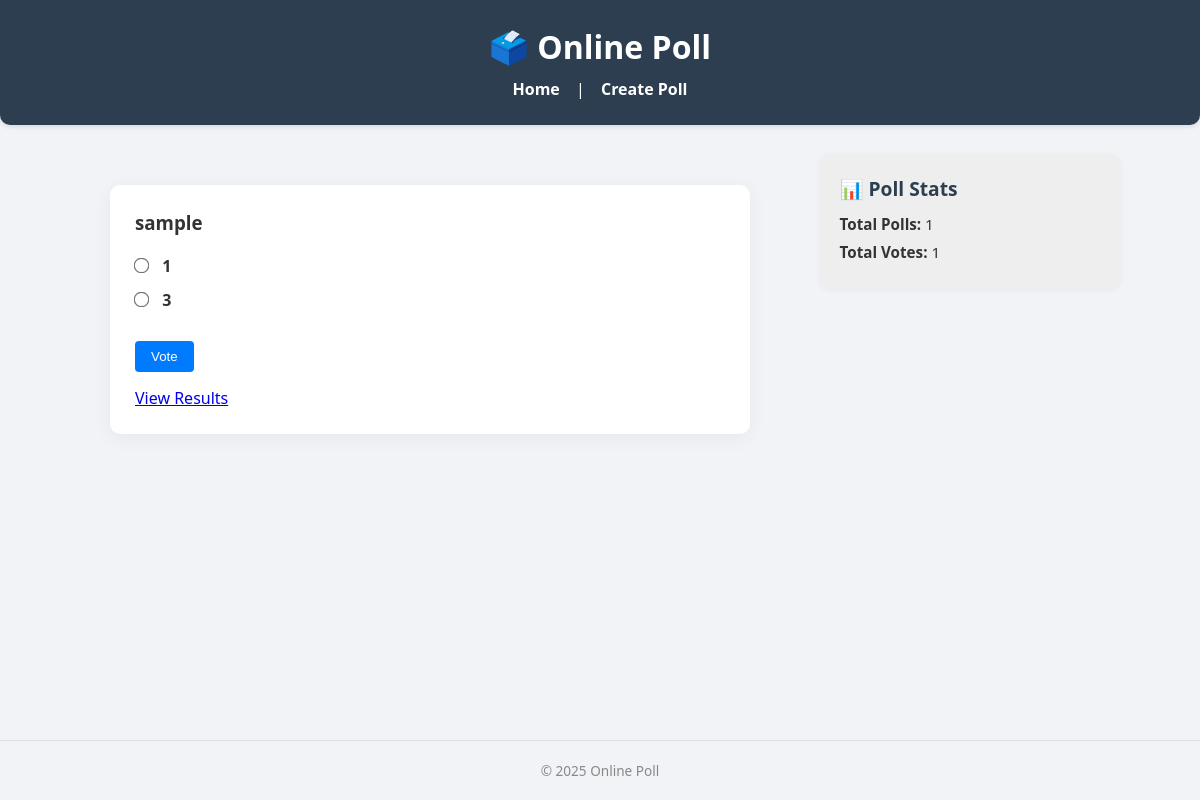
The page / on the database its author committed.
### app.py (models this page shows)
class Poll(db.Model):
    id = db.Column(db.Integer, primary_key=True)
    question = db.Column(db.String(200), nullable=False)
    is_multiple_choice = db.Column(db.Boolean, default=False)
    created_at = db.Column(db.DateTime, default=datetime.utcnow)
    options = db.relationship('Option', backref='poll', lazy=True, cascade='all, delete-orphan')

class Option(db.Model):
    id = db.Column(db.Integer, primary_key=True)
    text = db.Column(db.String(100), nullable=False)
    votes = db.Column(db.Integer, default=0)
    poll_id = db.Column(db.Integer, db.ForeignKey('poll.id'), nullable=False)

### app.py (the view)
@app.route('/')
def index():
    polls = Poll.query.order_by(Poll.created_at.desc()).all()
    total_votes = sum(opt.votes for opt in Option.query.all())
    total_polls = Poll.query.count()
    return render_template('base.html', polls=polls, total_votes=total_votes, total_polls=total_polls)

### templates/base.html (shortened to what this page needs)
<!DOCTYPE html>
<html lang="en">
<head>
    <link rel="stylesheet" href="{{ url_for('static', filename='css/styles.css') }}">
</head>
<body>
    <header>
        <h1>🗳️ Online Poll</h1>
        <nav>
            <a href="{{ url_for('index') }}">Home</a> |
            <a href="{{ url_for('create') }}">Create Poll</a>
        </nav>
    </header>
    <div class="layout">
        <main>
            {% for poll in polls %}
    <div class="poll">
        <h3>{{ poll.question }}</h3>
        <form method="POST" action="{{ url_for('vote', poll_id=poll.id) }}">
            <div class="poll-options">
                {% for option in poll.options %}
                    <label>
                        {% if poll.is_multiple_choice %}
                            <input type="checkbox" name="choice" value="{{ option.id }}">
                        {% else %}
                            <input type="radio" name="choice" value="{{ option.id }}" required>
                        {% endif %}
                        {{ option.text }}
                    </label>
                {% endfor %}
            </div>
            <button type="submit">Vote</button>
        </form>
        <div class="poll-links">
            <a href="{{ url_for('poll_results', poll_id=poll.id) }}">View Results</a>
        </div>
    </div>
{% endfor %}
        </main>
        <aside class="side-panel">
            <h3>📊 Poll Stats</h3>
            {% set total_polls = total_polls if total_polls is defined else namespace(count=0) %}
            {% set total_votes = total_votes if total_votes is defined else namespace(count=0) %}
            <p><strong>Total Polls:</strong> {{ total_polls.count if total_polls is mapping or total_polls is sequence else total_polls }}</p>
            <p><strong>Total Votes:</strong> {{ total_votes.count if total_votes is mapping or total_votes is sequence else total_votes }}</p>
        </aside>
    </div>
    <footer>
        <p>&copy; 2025 Online Poll</p>
    </footer>
    <div id="firework-container"></div>
</body>
</html>

### static/css/styles.css (style rules this page uses)
* { margin: 0; padding: 0; box-sizing: border-box; }
body { font-family: 'Segoe UI', Tahoma, Geneva, Verdana, sans-serif; background: #f1f3f6; color: #333; display: flex; flex-direction: column; align-items: center; min-height: 100vh; }
header { width: 100%; background-color: #2c3e50; color: white; padding: 25px 0; text-align: center; border-radius: 0 0 10px 10px; box-shadow: 0 2px 5px rgba(0,0,0,0.1); }
header h1 { font-size: 2rem; margin-bottom: 10px; color: white; }
nav { margin-top: 10px; }
nav a { color: white; text-decoration: none; margin: 0 12px; font-weight: bold; }
main { width: 100%; max-width: 800px; padding: 30px; }
.poll { background: white; padding: 25px; border-radius: 10px; box-shadow: 0 4px 20px rgba(0, 0, 0, 0.05); margin-bottom: 30px; text-align: left; }
.poll h3 { margin-bottom: 20px; }
form { margin-bottom: 10px; }
form label { display: block; margin: 12px 0; }
form .poll-options { margin-bottom: 15px; }
form button[type="submit"] { margin-top: 15px; margin-bottom: 5px; }
input[type="radio"], input[type="checkbox"] { transform: scale(1.2); margin-right: 10px; }
button { background-color: #007bff; color: white; border: none; padding: 8px 16px; border-radius: 4px; cursor: pointer; font-weight: 500; }
footer { width: 100%; padding: 20px; font-size: 0.85rem; color: #888; text-align: center; border-top: 1px solid #ddd; margin-top: auto; }
#firework-container { position: fixed; top: 0; left: 0; width: 100%; height: 100%; pointer-events: none; z-index: 9999; }
.poll-links { margin-top: 10px; display: flex; gap: 15px; align-items: center; }
form label { display: block; font-weight: bold; margin: 12px 0 5px; }
.side-panel { flex: 1 1 30%; background-color: #ffffff; padding: 20px; border-radius: 10px; box-shadow: 0 0 8px rgba(0,0,0,0.08); height: fit-content; }
.side-panel h3 { margin-bottom: 10px; font-size: 1.2rem; color: #2c3e50; }
.side-panel p { margin: 8px 0; font-size: 0.95rem; }
.layout { display: flex; align-items: flex-start; gap: 40px; width: 100%; max-width: 1100px; margin: 0 auto; padding: 30px; }
main { flex: 1 1 70%; }
.side-panel { flex: 1 1 30%; background-color: #eeeeee; padding: 20px; border-radius: 10px; height: fit-content; box-shadow: 0 0 6px rgba(0,0,0,0.05); }
.side-panel h3 { margin-bottom: 12px; font-size: 1.2rem; color: #2c3e50; }

### rows shown on the page
Poll: question "sample"
Option: text "1"
Option: text "3"
